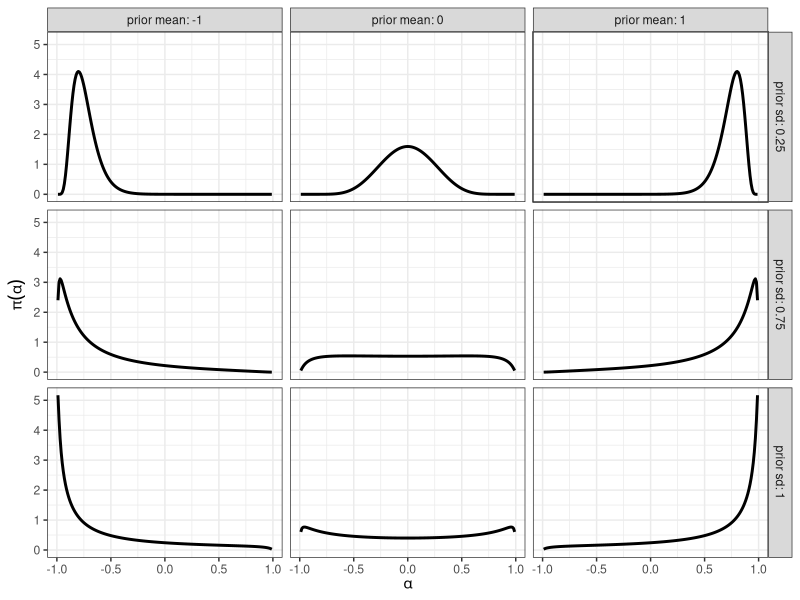
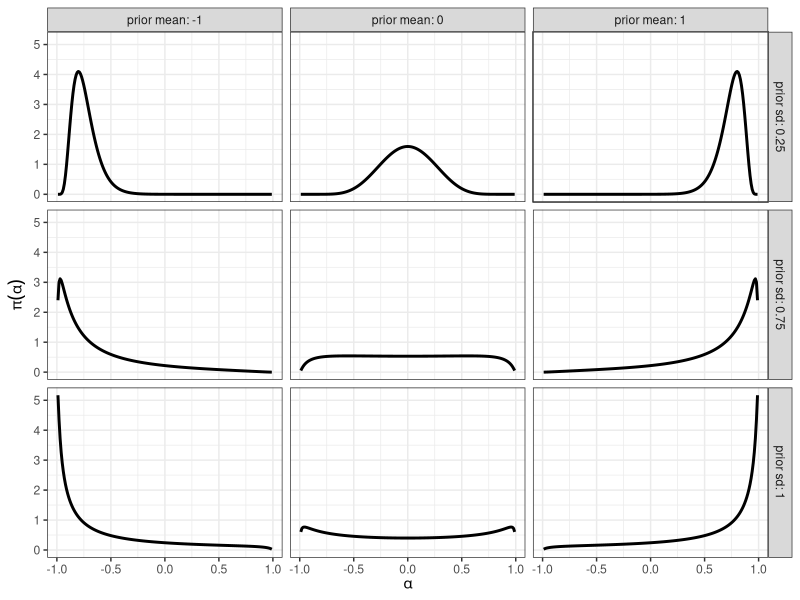

Source code (R) for these figures, in order:
library(ggplot2)

alpha <- seq(from = -.99, to = .99, len = 201)

normal_tanh <- function(x, mean = 0, sd = 1, log = FALSE) {
  stopifnot(all(abs(x) <= 1))
  theta <- atanh(x)
  lp_theta <- dnorm(theta, mean = mean, sd = sd, log = TRUE) - log1p(- x * x)  
  if (!log) return(exp(lp_theta))
  return(lp_theta)
}

tidyr::expand_grid(alpha = alpha,
                   mean  = c(-1, 0, 1),
                   sd    = c(0.25, 0.75, 1)) |>
  transform(density =
              normal_tanh(alpha, mean = mean, sd = sd)) |>
  dplyr::rename("prior mean" = "mean",
                "prior sd"   = "sd") |>
  ggplot(aes(x = alpha, y = density)) +
  geom_line(lwd = 1) +
  facet_grid(`prior sd` ~ `prior mean`,
             labeller = label_both) +
  labs(x = expression(alpha),
       y = expression(pi(alpha))) +
  theme_bw()

gratio <- 0.5 * (1 + sqrt(5))

ggsave(filename = "overleaf/img/prior_alpha.pdf",
       width = 7,
       height = .75 * 7 / gratio)
